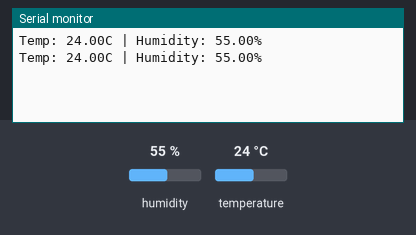
A sketch run on a simulated ESP8266 (NodeMCU). Parts: the last lines printed to the serial monitor. The inputs (shaded band) are chosen by the test bench; at power-on: humidity 55 %, temperature 24 °C.

Above: at 2.8 s.
2.9 s: humidity set to 22 %
At 5.0 s:
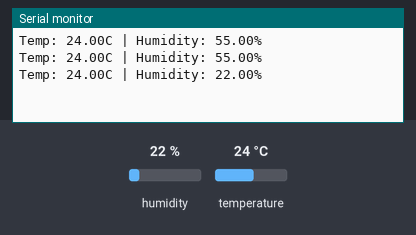
5.6 s: temperature set to 12 °C
At 6.8 s:
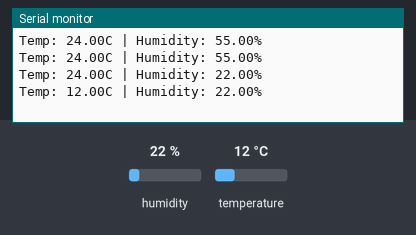
8.3 s: humidity set to 40 %
At 11.4 s:
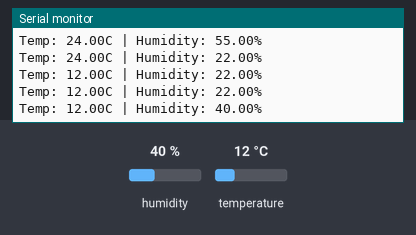
Timing chart, 0 to 12.9 s (numbered marks = the images above; inputs shaded):
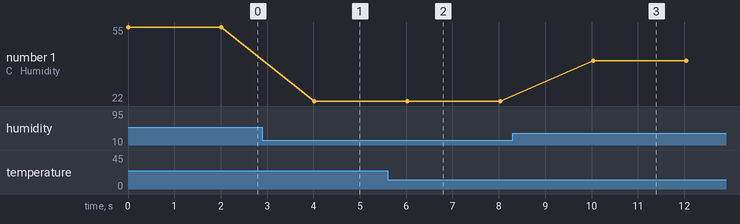

Measured:
- after the input at 2.9 s, the serial monitor: prints a new line after 1.1 s (image 1)
- after the input at 5.6 s, the serial monitor: prints a new line after 0.42 s (image 2)
- after the input at 8.3 s, the serial monitor: prints a new line after 1.7 s (image 3)
- plotted number 1: 55 → 22 after the input at 2.9 s, 22 → 40 after the input at 8.3 s

The sketch:

humidity_esp.ino
```cpp
#include <DHT.h>

#define DHTPIN D4
#define DHTTYPE DHT22
DHT dht(DHTPIN, DHTTYPE);

void setup() {
  Serial.begin(9600);
  dht.begin();
}

void loop() {
  float h = dht.readHumidity();
  float t = dht.readTemperature();

  if (isnan(h) || isnan(t)) {
    Serial.println("DHT ERROR");
    return;
  }

  Serial.print("Temp: ");
  Serial.print(t);
  Serial.print("C | Humidity: ");
  Serial.print(h);
  Serial.println("%");

  delay(2000);
}
```
